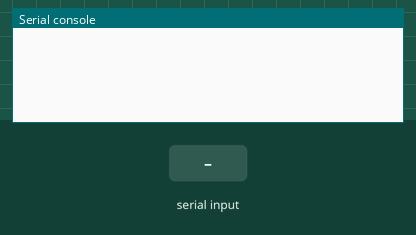
A program run on a simulated Raspberry Pi Pico running CircuitPython. On the bench: the last lines printed to the serial console. The test bench sets the inputs (shaded band).

Above: at 1.2 s.
1.3 s: "1" typed at the serial console, then Enter
At 2.9 s:
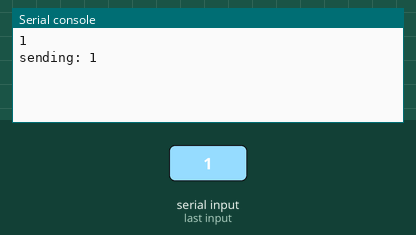
3.5 s: "0\n" received over the second serial link
At 4.9 s:
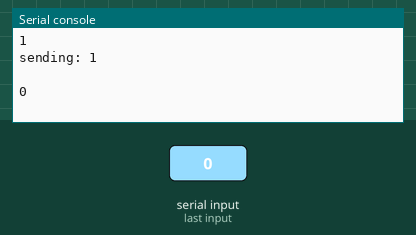
5.0 s: "0" typed at the serial console, then Enter
At 6.3 s:
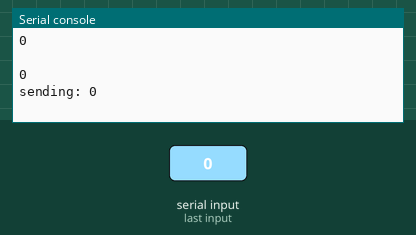
6.5 s: "2\n" received over the second serial link
At 8.2 s:
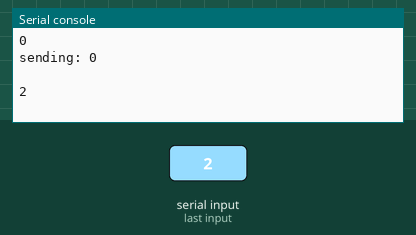
Timing chart, 0 to 9.0 s (numbered marks = the images above; inputs shaded):
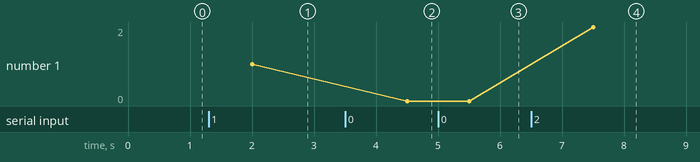

The program:

serial-debug.py
```python
import board
import busio
import digitalio
import time
import supervisor

uart = busio.UART(board.GP4, board.GP5, baudrate=9600)
get_input = True
message_started = False
message_print = []
allstring = ""
printshow = False

while True:
    if supervisor.runtime.serial_bytes_available:
        allstring=""
        # wait for user input
        userinput = input().strip() #input command
        userinput = userinput + "\n"
        # convert to byte
        b = bytes(userinput, 'utf-8')
        # write out the byte
        print("sending: " + userinput)
        uart.write(b)
        continue
    byte_read = uart.readline()# read one line
    if byte_read != None:
        allstring += byte_read.decode()
        printshow = True
    else:
        if printshow == True:
            if allstring != "":
                print(allstring)
            allstring=""
            printshow ==False
```

Measured:
- after the input at 1.3 s, the serial console: prints a new line after 0.70 s (image 1)
- after the input at 3.5 s, the serial console: prints a new line after 1.0 s (image 2)
- after the input at 5.0 s, the serial console: prints a new line after 0.50 s (image 3)
- after the input at 6.5 s, the serial console: prints a new line after 1.0 s (image 4)
- plotted number 1: 1 → 0 after the input at 3.5 s, 0 → 2 after the input at 6.5 s
